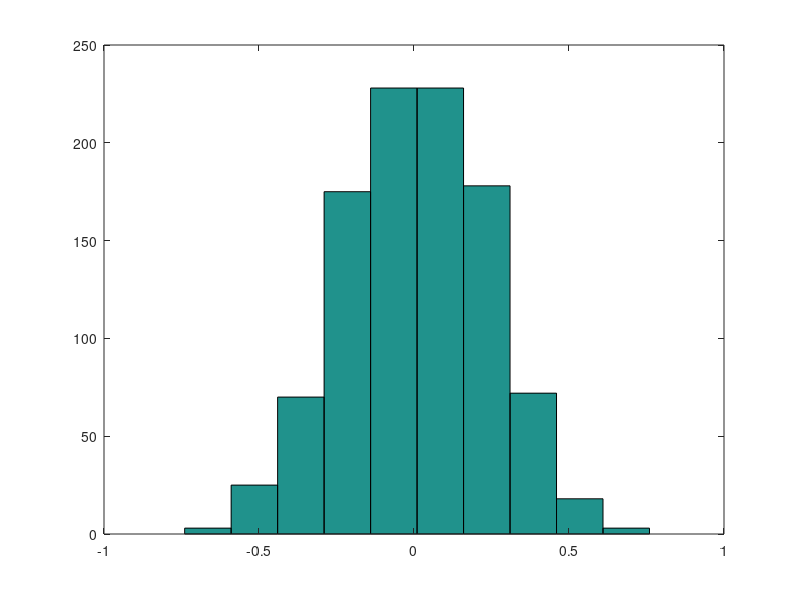

Here is the MATLAB script that generated this plot:
function unifrom_gaussian_adder

uniform_noise = [];
for k = 1:1000
        uniform_noise =  [sum(-1 + rand(6,1)*2)/6 uniform_noise];
end
figure
hist(uniform_noise)

end